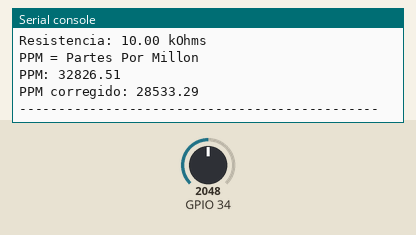
This program was run on a simulated ESP32 board running MicroPython. Parts: the last lines printed to the serial console. Inputs (shaded band) come from the test bench; at power-on: GPIO 34 = 2048 (analog values on the 0–4095 scale).

Above: at 1.2 s.
1.3 s: GPIO 34 set to 2866
At 2.6 s:
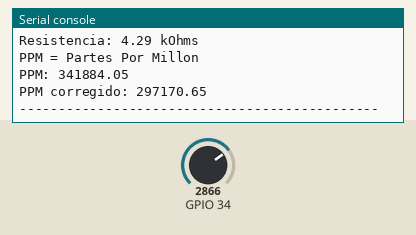
2.8 s: GPIO 34 set to 3603
At 3.8 s:
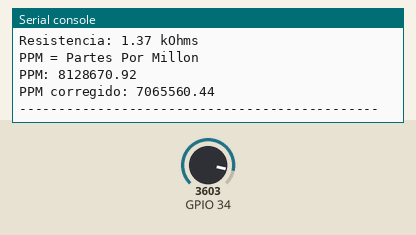
Timing chart, 0 to 5.8 s (numbered marks = the images above; inputs shaded):
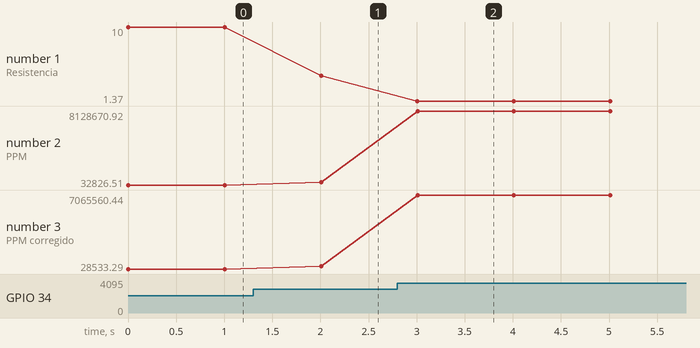

The program:

MQ-135.py
```python
### microproyecto #4.2 MQ-135
import math
import time
from machine import ADC, Pin

class MQ135:
    RLOAD = 10.0
    RZERO = 76.63
    PARA = 116.6020682
    PARB = 2.769034857
    CORA = 0.00035
    CORB = 0.02718
    CORC = 1.39538
    CORD = 0.0018
    CORE = -0.003333333
    CORF = -0.001923077
    CORG = 1.130128205
    ATMOCO2 = 397.13

    def __init__(self, pin):
        self.adc = ADC(Pin(pin))
        self.adc.width(ADC.WIDTH_12BIT)
        self.adc.atten(ADC.ATTN_11DB)

    def get_resistance(self):
        value = self.adc.read()
        if value == 0:
            return -1
        return (4095.0 / value - 1.0) * self.RLOAD

    def get_corrected_resistance(self, temperature, humidity):
        return self.get_resistance() / self.get_correction_factor(temperature, humidity)

    def get_correction_factor(self, temperature, humidity):
        if temperature < 20:
            return self.CORA * temperature * temperature - self.CORB * temperature + self.CORC - (humidity - 33.) * self.CORD
        return self.CORE * temperature + self.CORF * humidity + self.CORG

    def get_ppm(self):
        return self.PARA * math.pow((self.get_resistance() / self.RZERO), -self.PARB)

    def get_corrected_ppm(self, temperature, humidity):
        return self.PARA * math.pow((self.get_corrected_resistance(temperature, humidity) / self.RZERO), -self.PARB)

    def get_rzero(self):
        return self.get_resistance() * math.pow((self.ATMOCO2 / self.PARA), (1.0 / self.PARB))

    def get_corrected_rzero(self, temperature, humidity):
        return self.get_corrected_resistance(temperature, humidity) * math.pow((self.ATMOCO2 / self.PARA), (1.0 / self.PARB))

# Ejemplo de uso
mq135 = MQ135(34)  # Pin 34

while True:
    temperature = 25.0  # Temperatura ambiente en grados Celsius
    humidity = 50.0     # Humedad relativa en porcentaje

    resistance = mq135.get_resistance()
    ppm = mq135.get_ppm()
    corrected_ppm = mq135.get_corrected_ppm(temperature, humidity)

    print("----------------------------------------------")
    print("Resistencia: {:.2f} kOhms".format(resistance))
    print("PPM = Partes Por Millon")
    print("PPM: {:.2f}".format(ppm))
    print("PPM corregido: {:.2f}".format(corrected_ppm))
    print("----------------------------------------------")

    time.sleep(1)
```

Measured:
- after the input at 1.3 s, the serial console: prints a new line after 0.71 s (image 1)
- after the input at 2.8 s, the serial console: prints a new line after 0.21 s (image 2)
- plotted number 1: 10 → 4.29 after the input at 1.3 s, 4.29 → 1.37 after the input at 2.8 s
- plotted number 2: 32826.51 → 341884.05 after the input at 1.3 s, 341884.05 → 8128670.92 after the input at 2.8 s
- plotted number 3: 28533.29 → 297170.65 after the input at 1.3 s, 297170.65 → 7065560.44 after the input at 2.8 s
